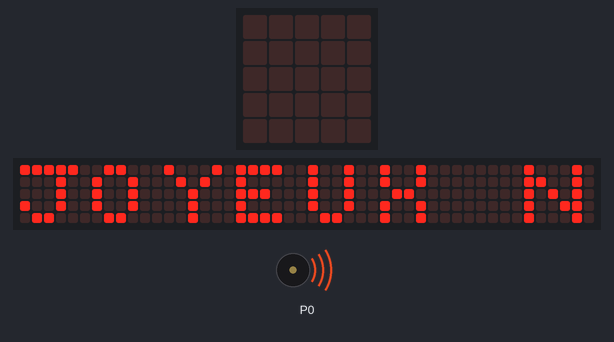
A program run on a simulated BBC micro:bit (MakeCode). On the bench: the board's 5×5 LED display, a strip that is not on the board, showing the scrolling text unrolled, buzzer (waves = sounding). The 48×5 strip is a reading aid, not a part: it shows the text the display is scrolling, unrolled, one strip-width of it at a time.

Above: at 3.29 s.
At 13.6 s:
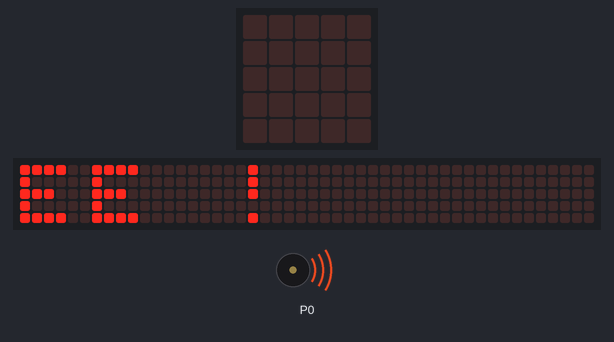
At 20.1 s:
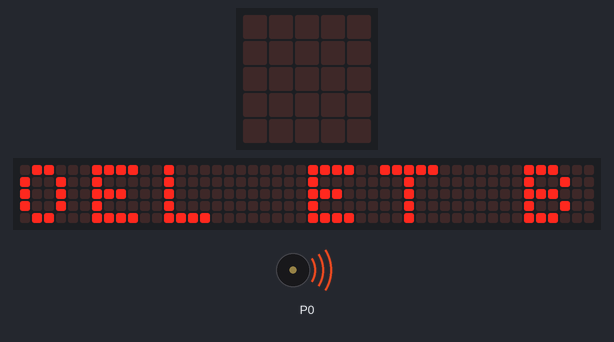
At 38.84 s:
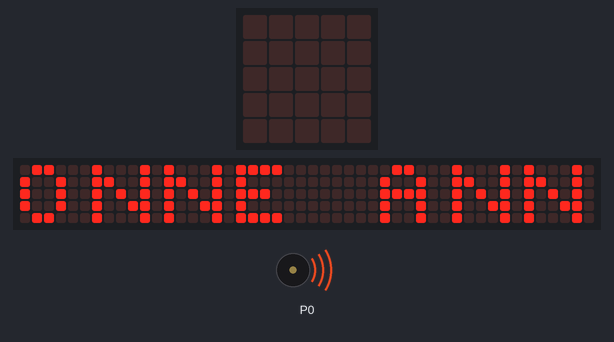
Timing chart, 0 to 40.0 s (numbered marks = the images above):
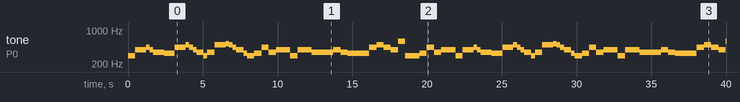

Measured:
- by itself, tone on P0: plays 294 Hz for 0.48 s, 392 Hz for 0.72 s, 440 Hz for 0.24 s, 392 Hz for 0.24 s, 349 Hz for 0.72 s, 330 Hz for 0.72 s … (75 notes in this stretch)
- what the display in image 1 shows lasts 0.9 s, from 13.5 s to 14.4 s

The program:

main.ts
```typescript
basic.forever(function () {
    basic.showString("JOYEUX NOEL ET BONNE ANNEE ! ", 80)
})
control.inBackground(function () {
    music.setTempo(126)
    for (let index = 0; index < 2; index++) {
        music.playTone(294, music.beat(BeatFraction.Whole))
        music.playTone(392, music.beat(BeatFraction.Whole))
        music.playTone(392, music.beat(BeatFraction.Half))
        music.playTone(440, music.beat(BeatFraction.Half))
        music.playTone(392, music.beat(BeatFraction.Half))
        music.playTone(349, music.beat(BeatFraction.Half))
        music.playTone(349, music.beat(BeatFraction.Whole))
        music.playTone(330, music.beat(BeatFraction.Half))
        music.playTone(330, music.beat(BeatFraction.Whole))
        music.playTone(440, music.beat(BeatFraction.Whole))
        music.playTone(440, music.beat(BeatFraction.Half))
        music.playTone(494, music.beat(BeatFraction.Half))
        music.playTone(440, music.beat(BeatFraction.Half))
        music.playTone(392, music.beat(BeatFraction.Half))
        music.playTone(349, music.beat(BeatFraction.Whole))
        music.playTone(294, music.beat(BeatFraction.Half))
        music.playTone(349, music.beat(BeatFraction.Whole))
        music.playTone(494, music.beat(BeatFraction.Whole))
        music.playTone(494, music.beat(BeatFraction.Half))
        music.playTone(523, music.beat(BeatFraction.Half))
        music.playTone(494, music.beat(BeatFraction.Half))
        music.playTone(440, music.beat(BeatFraction.Half))
        music.playTone(392, music.beat(BeatFraction.Whole))
        music.playTone(330, music.beat(BeatFraction.Half))
        music.playTone(294, music.beat(BeatFraction.Half))
        music.playTone(294, music.beat(BeatFraction.Half))
        music.playTone(330, music.beat(BeatFraction.Whole))
        music.playTone(440, music.beat(BeatFraction.Whole))
        music.playTone(349, music.beat(BeatFraction.Whole))
        music.playTone(392, music.beat(BeatFraction.Double))
        music.playTone(294, music.beat(BeatFraction.Whole))
        music.playTone(392, music.beat(BeatFraction.Whole))
        music.playTone(392, music.beat(BeatFraction.Whole))
        music.playTone(349, music.beat(BeatFraction.Double))
        music.playTone(349, music.beat(BeatFraction.Whole))
        music.playTone(392, music.beat(BeatFraction.Whole))
        music.playTone(349, music.beat(BeatFraction.Whole))
        music.playTone(330, music.beat(BeatFraction.Whole))
        music.playTone(330, music.beat(BeatFraction.Double))
        music.playTone(440, music.beat(BeatFraction.Whole))
        music.playTone(494, music.beat(BeatFraction.Whole))
        music.playTone(440, music.beat(BeatFraction.Whole))
        music.playTone(392, music.beat(BeatFraction.Whole))
        music.playTone(587, music.beat(BeatFraction.Whole))
        music.playTone(294, music.beat(BeatFraction.Whole))
        music.playTone(294, music.beat(BeatFraction.Half))
        music.playTone(294, music.beat(BeatFraction.Half))
        music.playTone(330, music.beat(BeatFraction.Whole))
        music.playTone(440, music.beat(BeatFraction.Whole))
        music.playTone(349, music.beat(BeatFraction.Whole))
        music.playTone(392, music.beat(BeatFraction.Double))
    }
    music.playTone(294, music.beat(BeatFraction.Whole))
    music.playTone(392, music.beat(BeatFraction.Whole))
    music.playTone(392, music.beat(BeatFraction.Half))
    music.playTone(440, music.beat(BeatFraction.Half))
    music.playTone(392, music.beat(BeatFraction.Half))
    music.playTone(349, music.beat(BeatFraction.Half))
    music.playTone(349, music.beat(BeatFraction.Whole))
    music.playTone(330, music.beat(BeatFraction.Half))
    music.playTone(330, music.beat(BeatFraction.Whole))
    music.playTone(440, music.beat(BeatFraction.Whole))
    music.playTone(440, music.beat(BeatFraction.Half))
    music.playTone(494, music.beat(BeatFraction.Half))
    music.playTone(440, music.beat(BeatFraction.Half))
    music.playTone(392, music.beat(BeatFraction.Half))
    music.playTone(349, music.beat(BeatFraction.Whole))
    music.playTone(294, music.beat(BeatFraction.Half))
    music.playTone(349, music.beat(BeatFraction.Whole))
    music.playTone(494, music.beat(BeatFraction.Whole))
    music.playTone(494, music.beat(BeatFraction.Half))
    music.playTone(523, music.beat(BeatFraction.Half))
    music.playTone(494, music.beat(BeatFraction.Half))
    music.playTone(440, music.beat(BeatFraction.Half))
    music.playTone(392, music.beat(BeatFraction.Whole))
    music.playTone(330, music.beat(BeatFraction.Half))
    music.playTone(294, music.beat(BeatFraction.Half))
    music.playTone(294, music.beat(BeatFraction.Half))
    music.playTone(330, music.beat(BeatFraction.Whole))
    music.playTone(440, music.beat(BeatFraction.Whole))
    music.playTone(349, music.beat(BeatFraction.Whole))
    music.playTone(392, music.beat(BeatFraction.Double))
})
```

test.ts
```typescript
// les tests vont ici ; cela ne sera pas compilé si ce paquet est utilisé en tant qu'extension.
```
